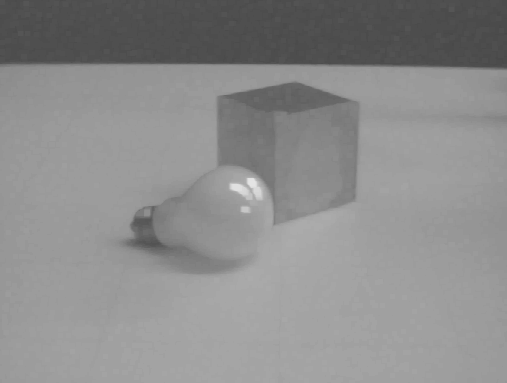
%> input picture maj/TraitementImage/morphomat/Ampoule.gif, 507 x 383 px
$ octave gradMorph.m   (GNU Octave 9; MATLAB toolbox functions it lacks are replaced by stand-ins)
%> lines starting %> are read from the running program, lines starting %| are printed output that depends on the picture
close all; clear all; clc;

figure(1);
subplot(1,2,1);
I = imread('Ampoule.gif');
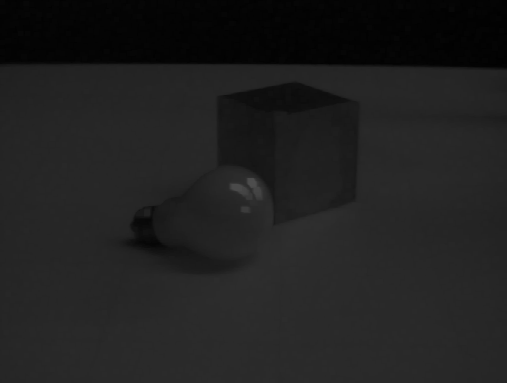
%> I: size 383x507 uint8; min 0, max 77, mean 31.8
imagesc(I);
title('Image Original');
colormap(gray);

BO = strel('square',10);
IO = imopen(I,BO);
subplot(1,2,2);
imagesc(IO);
title('Image Corrigé'); colormap(gray);


B = strel('disk',5, 4);

gradInt = I - imerode(I,B);
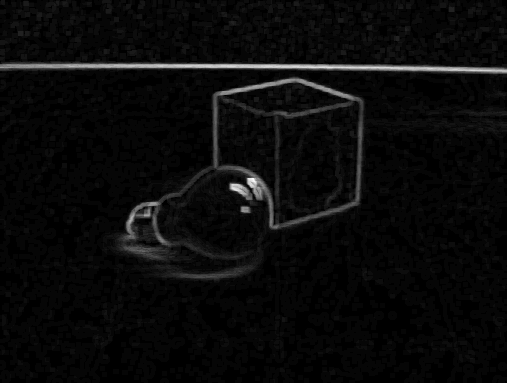
%> gradInt: size 383x507 uint8; min 0, max 38, mean 1.6; drawn with min black and max white
gradExt = imdilate(I,B) - I;
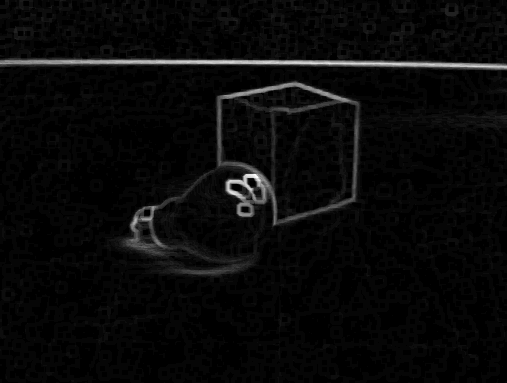
%> gradExt: size 383x507 uint8; min 0, max 38, mean 1.4; drawn with min black and max white
gradSym = gradExt-gradInt;
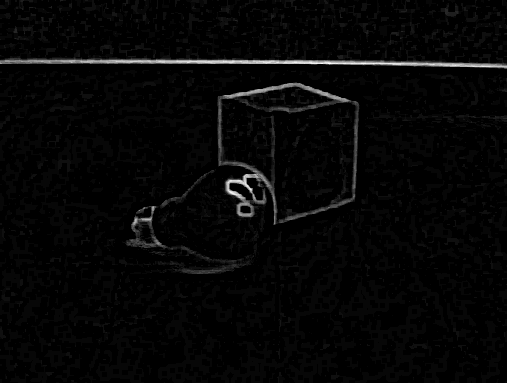
%> gradSym: size 383x507 uint8; min 0, max 34, mean 0.8; drawn with min black and max white

figure(2);
subplot(3,2,1);
imagesc(gradInt);
title('Gradient Interieur original');colormap(gray);


subplot(3,2,3);
imagesc(gradExt);
title('Gradient Exterieur original');colormap(gray);


subplot(3,2,5);
imagesc(gradSym);
title('Gradient Symétrisé original');colormap(gray);

gradIntO = IO - imerode(IO,B);
gradExtO = imdilate(IO,B) - IO;
gradSymO = gradExtO-gradIntO;

figure(2);
subplot(3,2,2);
imagesc(gradIntO);
title('Gradient Interieur corrigé');colormap(gray);


subplot(3,2,4);
imagesc(gradExtO);
title('Gradient Exterieur corrigé');colormap(gray);


subplot(3,2,6);
imagesc(gradSymO);
title('Gradient Symétrisé corrigé');colormap(gray);

$ run again, with maj/TraitementImage/morphomat/angiogram.png saved as maj/TraitementImage/morphomat/Ampoule.gif
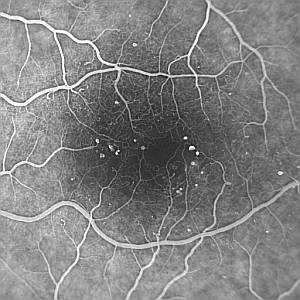
%> input picture maj/TraitementImage/morphomat/angiogram.png, 300 x 300 px
%> `gradExt = imdilate(I,B) - I;`:
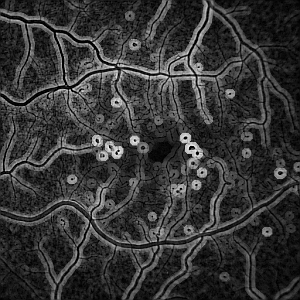
%> gradExt: size 300x300 uint8; min 0, max 242, mean 54
%> `gradExtO = imdilate(IO,B) - IO;`:
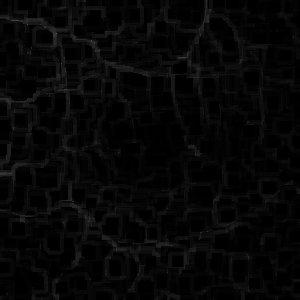
%> gradExtO: size 300x300 uint8; min 0, max 81, mean 6.3
